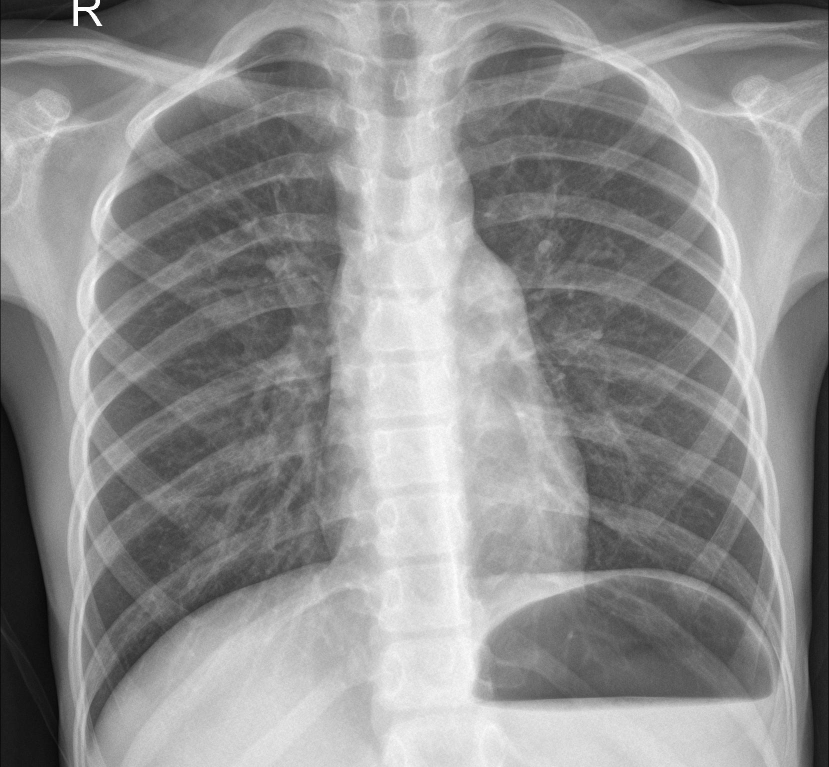
#> input picture raw/001.jpeg, 1658 x 1534 px, found by its file name (shown at 1/2 size); its folder holds only this picture in this run
$ python enhancement.py
#> lines starting #> are read from the running program, lines starting #| are printed output that depends on the picture
#> further down, image is the input picture: shape (1534, 1658); min 0, max 255, mean 143.4
import cv2
import os
import numpy as np

INPUT_FOLDER = r"data/raw/"
OUTPUT_FOLDER = r"enhanced_output/"

os.makedirs(OUTPUT_FOLDER, exist_ok=True)

def denoise(image):
    """Noise Reduction (Gaussian Filter)"""
    return cv2.GaussianBlur(image, (3,3), 0)

def sharpen(image):
    """Sharpening Using Kernel"""
    kernel = np.array([[0, -1, 0],
                       [-1, 5,-1],
                       [0, -1, 0]])
    return cv2.filter2D(image, -1, kernel)

def clahe_enhancement(image):
    """Contrast Enhancement using CLAHE"""
    clahe = cv2.createCLAHE(clipLimit=2.0, tileGridSize=(8,8))
    return clahe.apply(image)
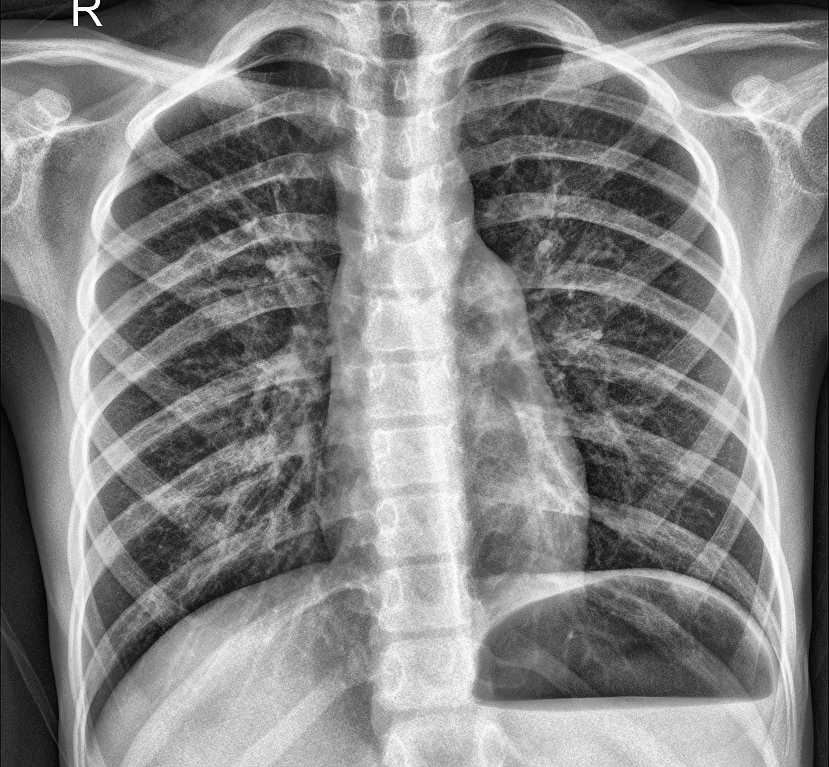
#> returned value: shape (1534, 1658) (shown at 1/2 size); min 0, max 255, mean 133.2

def upscale(image):
    """Simple resolution improvement"""
    return cv2.resize(image, None, fx=1.5, fy=1.5, interpolation=cv2.INTER_CUBIC)
#> returned value: shape (2301, 2487)

# ------- PROCESSING LOOP -------- #

for img_name in os.listdir(INPUT_FOLDER):
    path = os.path.join(INPUT_FOLDER, img_name)

    image = cv2.imread(path, cv2.IMREAD_GRAYSCALE)
    if image is None:
        continue

    # Steps
    den = denoise(image)
    sharp = sharpen(den)
    clahe_img = clahe_enhancement(sharp)
    upscaled = upscale(clahe_img)

    # Save final enhanced image
    cv2.imwrite(os.path.join(OUTPUT_FOLDER, img_name), upscaled)

print("All images enhanced and saved to:", OUTPUT_FOLDER)

$ run again, on raw/005.jpeg
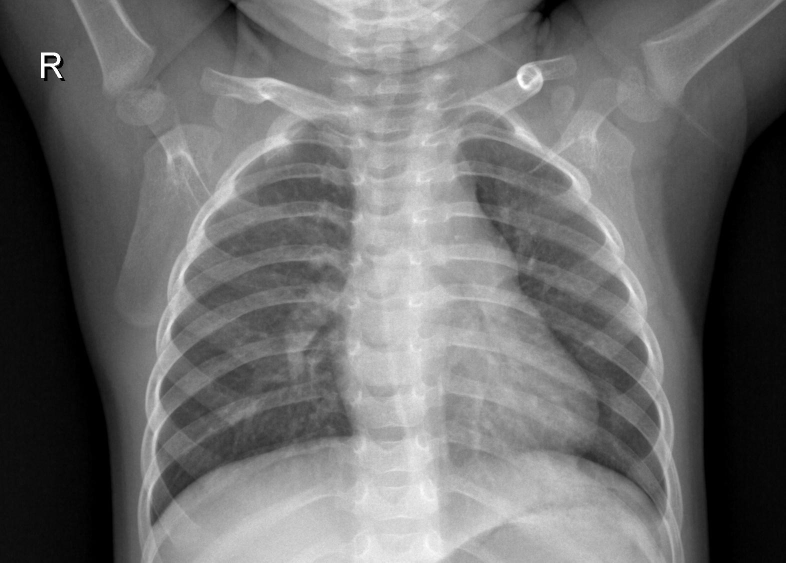
#> input picture raw/005.jpeg, 1572 x 1125 px, found by its file name (shown at 1/2 size)
#> image is the input picture: shape (1125, 1572); min 0, max 255, mean 109.1
#> in clahe_enhancement, `return clahe.apply(image)`:
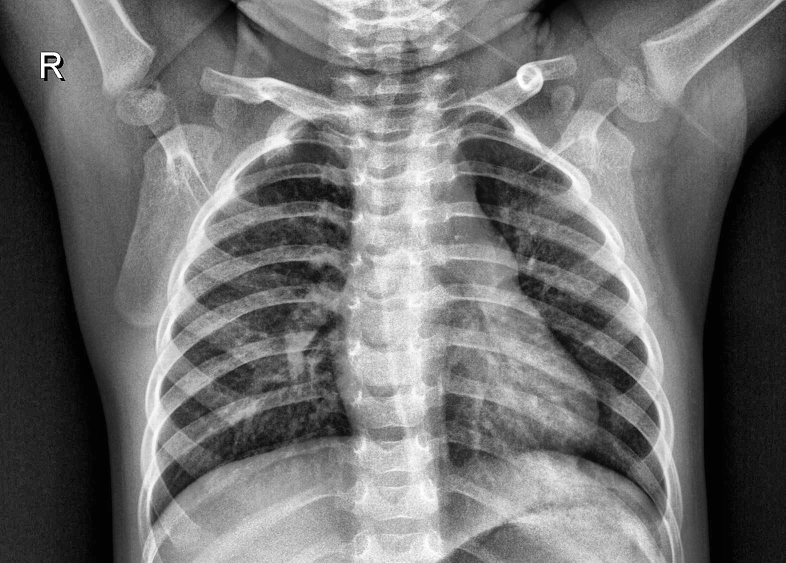
#> returned value: shape (1125, 1572) (shown at 1/2 size); min 1, max 255, mean 111.9

$ run again, on raw/006.jpeg
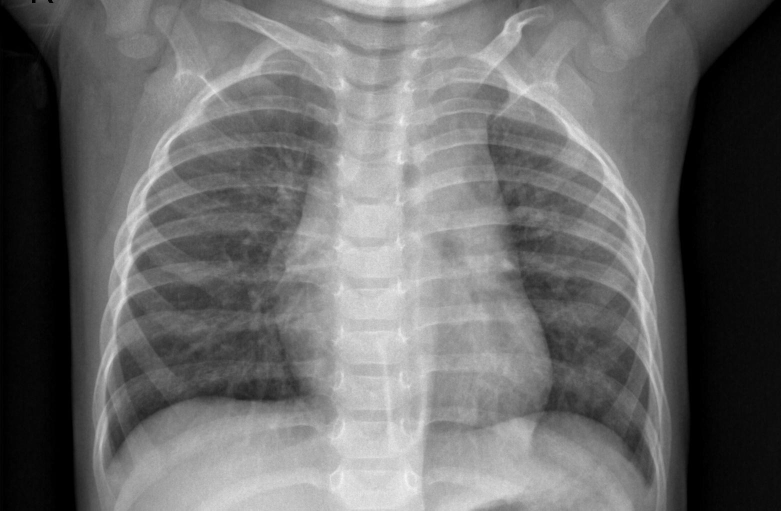
#> input picture raw/006.jpeg, 1562 x 1021 px, found by its file name (shown at 1/2 size)
#> image is the input picture: shape (1021, 1562); min 0, max 248, mean 106.4
#> in clahe_enhancement, `return clahe.apply(image)`:
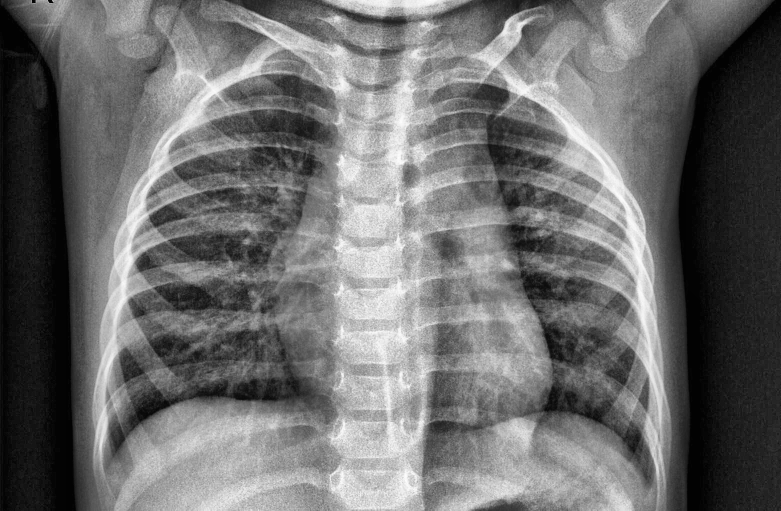
#> returned value: shape (1021, 1562) (shown at 1/2 size); min 2, max 254, mean 109.4

$ run again, on raw/007.jpeg
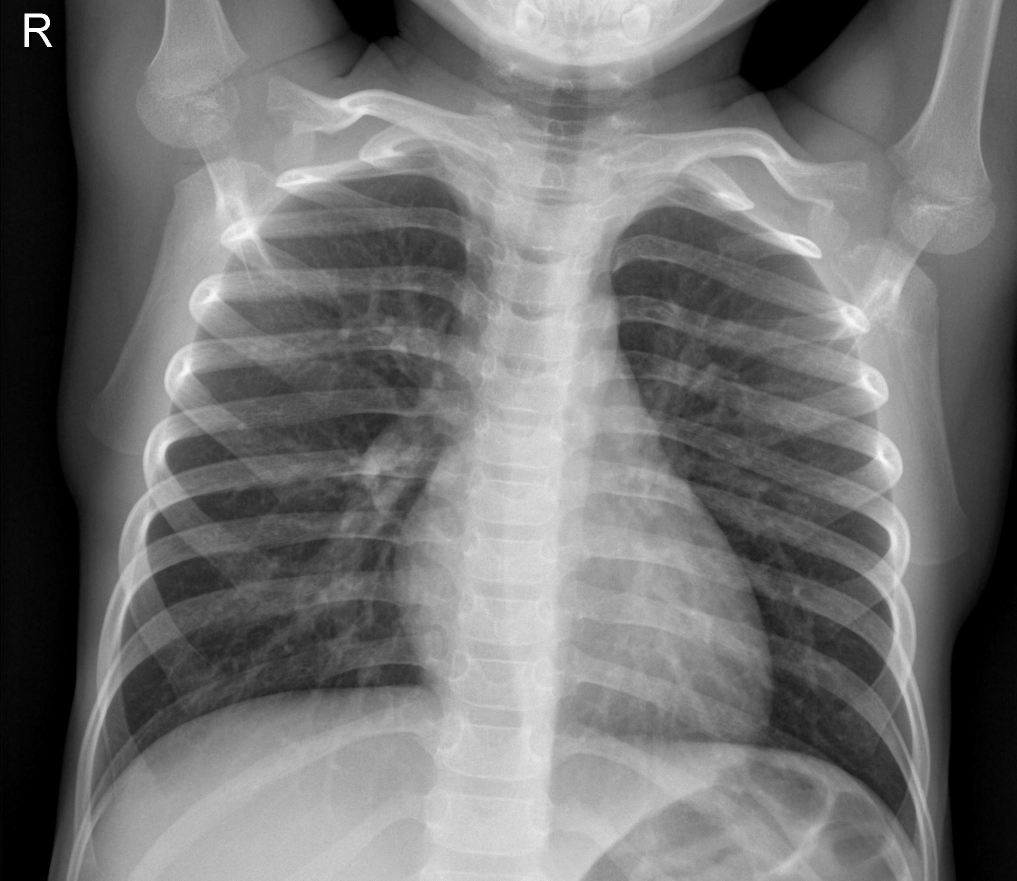
#> input picture raw/007.jpeg, 2034 x 1761 px, found by its file name (shown at 1/2 size)
#> image is the input picture: shape (1761, 2034); min 0, max 255, mean 113.5
#> in clahe_enhancement, `return clahe.apply(image)`:
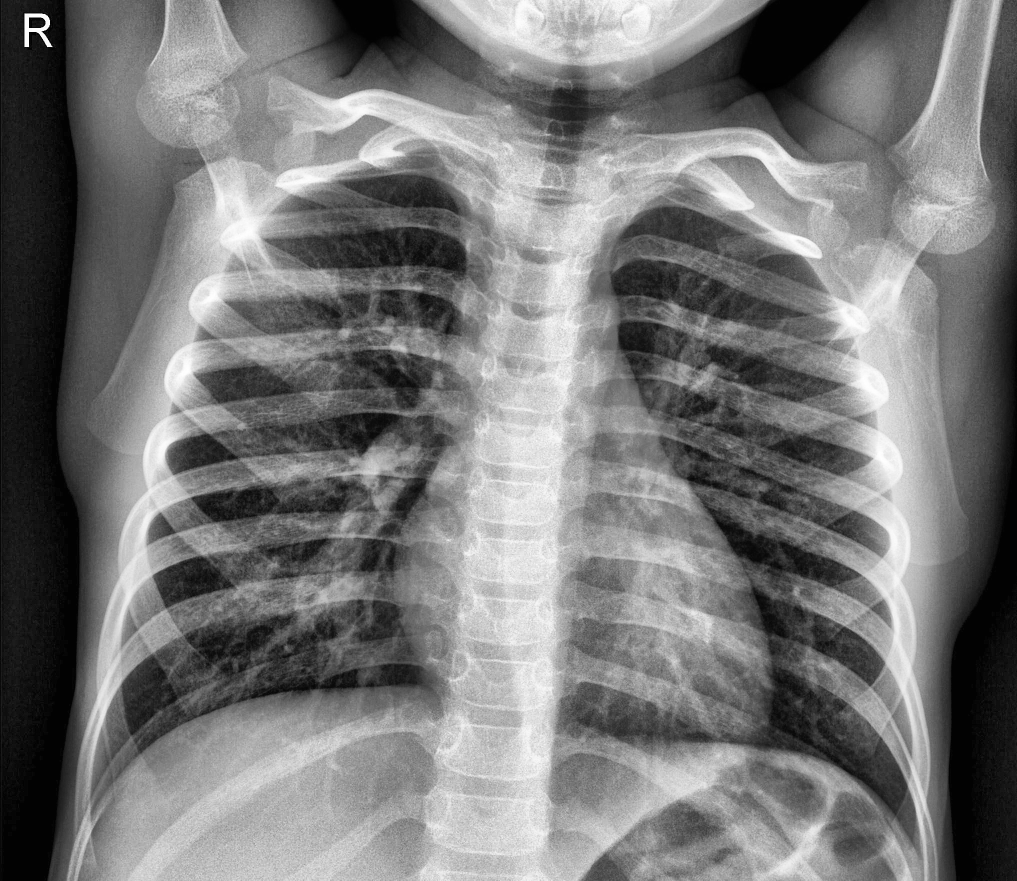
#> returned value: shape (1761, 2034) (shown at 1/2 size); min 0, max 255, mean 118.7

$ run again, on raw/002.jpeg
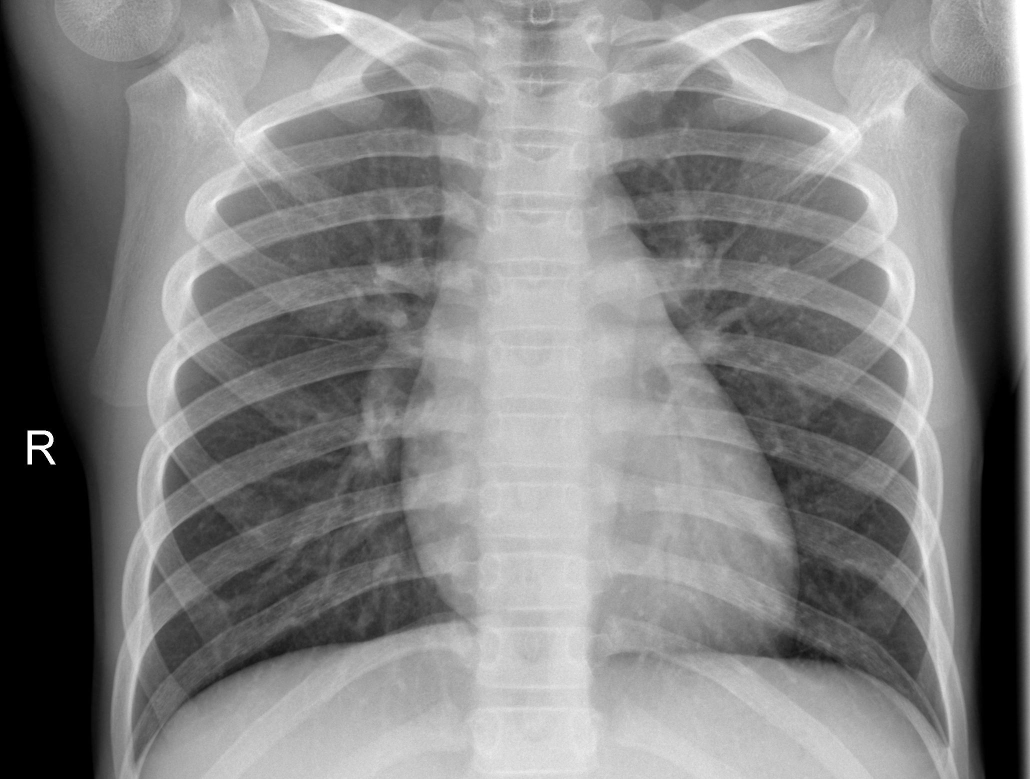
#> input picture raw/002.jpeg, 2060 x 1558 px, found by its file name (shown at 1/2 size)
#> image is the input picture: shape (1558, 2060); min 0, max 255, mean 130.3
#> in clahe_enhancement, `return clahe.apply(image)`:
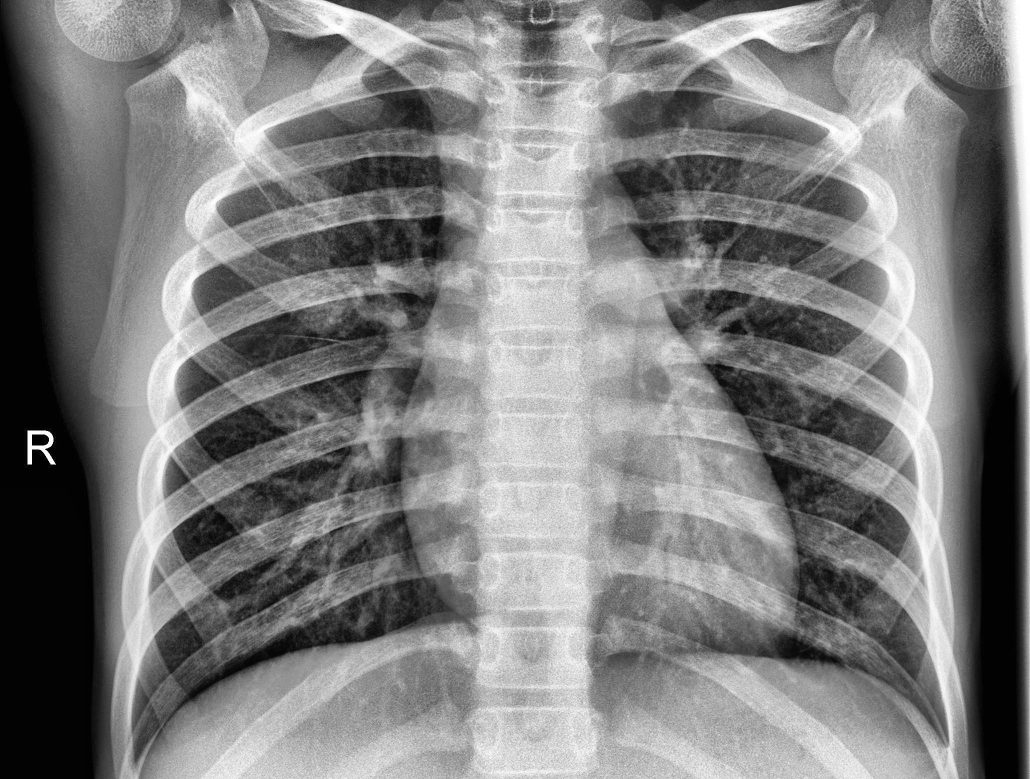
#> returned value: shape (1558, 2060) (shown at 1/2 size); min 2, max 255, mean 126.2
